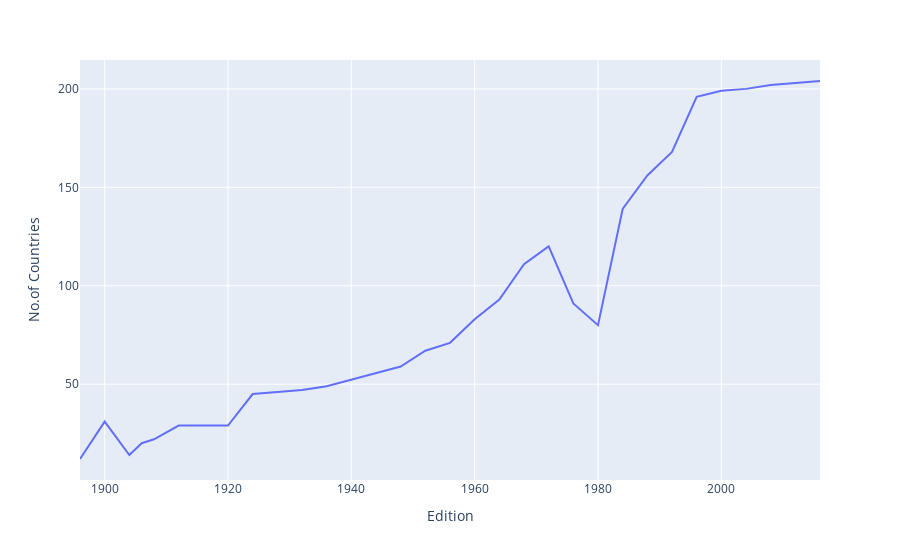

This figure's notebook cell:
### Code cell
fig = px.line(nations_over_time, x="Edition", y="No.of Countries")
fig.show()

### Figure 1 — Plotly figure (JSON) as saved in the notebook; plotly's stock layout.template omitted (floating-point values rounded to 4 significant figures)
{"data": [{"hovertemplate": "Edition=%{x}<br>No.of Countries=%{y}<extra></extra>", "legendgroup": "", "line": {"color": "#636efa", "dash": "solid"}, "marker": {"symbol": "circle"}, "mode": "lines", "name": "", "orientation": "v", "showlegend": false, "type": "scatter", "x": [1896, 1900, 1904, 1906, 1908, 1912, 1920, 1924, 1928, 1932, 1936, 1948, 1952, 1956, 1960, 1964, 1968, 1972, 1976, 1980, 1984, 1988, 1992, 1996, 2000, 2004, 2008, 2012, 2016], "xaxis": "x", "y": [12, 31, 14, 20, 22, 29, 29, 45, 46, 47, 49, 59, 67, 71, 83, 93, 111, 120, 91, 80, 139, 156, 168, 196, 199, 200, 202, 203, 204], "yaxis": "y"}], "layout": {"autosize": true, "legend": {"tracegroupgap": 0}, "margin": {"t": 60}, "xaxis": {"anchor": "y", "autorange": true, "domain": [0, 1], "range": [1896, 2016], "title": {"text": "Edition"}, "type": "linear"}, "yaxis": {"anchor": "x", "autorange": true, "domain": [0, 1], "range": [1.333, 214.7], "title": {"text": "No.of Countries"}, "type": "linear"}}}
